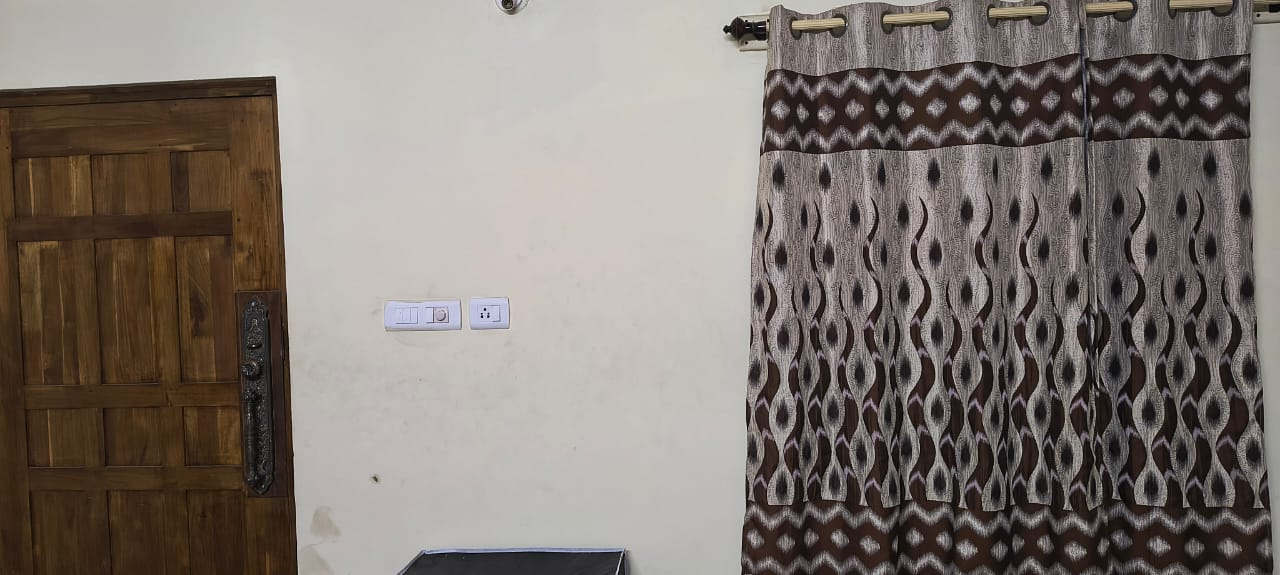
#> input picture stitched_output/image1.jpg, 1280 x 575 px, given in place of 4.jpg, which was not available
$ python panaroma.py
#> lines starting #> are read from the running program, lines starting #| are printed output that depends on the picture; pictures that were not available may be replaced by others from this repository, and a replacement may not be noted
# -*- coding: utf-8 -*-
"""
Created on Sun Feb 16 23:21:37 2025

@author: thous
"""


import cv2
import numpy as np
import os

# Load images
image1 = cv2.imread("D:/iiitb/sem2/vr/vr assignment 1/4.jpg")
#> image1 is the input picture: shape (575, 1280, 3); mean B, G, R 112.5, 118.5, 126.9
image2 = cv2.imread("D:/iiitb/sem2/vr/vr assignment 1/5.jpg")
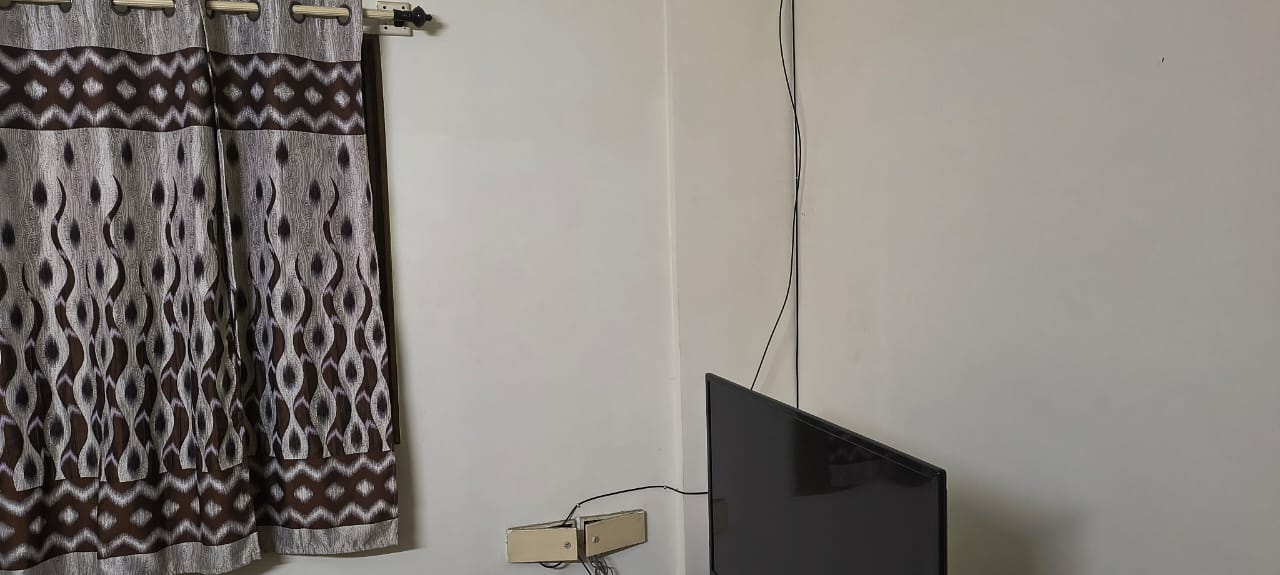
#> input picture stitched_output/image2.jpg, 1280 x 575 px, given in place of 5.jpg, which was not available
#> image2 is the input picture: shape (575, 1280, 3); mean B, G, R 125.2, 130.2, 135.1

# Convert images to grayscale
gray1 = cv2.cvtColor(image1, cv2.COLOR_BGR2GRAY)
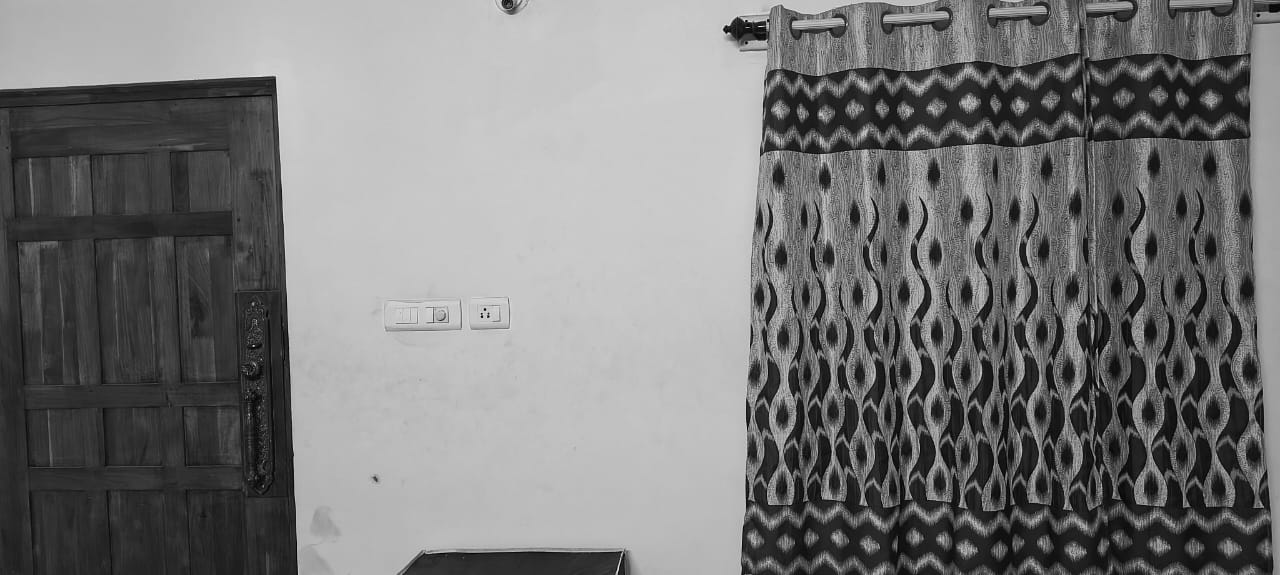
#> gray1: shape (575, 1280); min 0, max 235, mean 120.4
gray2 = cv2.cvtColor(image2, cv2.COLOR_BGR2GRAY)

#  Feature Detection & Description using SIFT
sift = cv2.SIFT_create()

keypoints1, descriptors1 = sift.detectAndCompute(gray1, None)
#> keypoints1 = 2902 keypoints; strongest (x, y, size): (742, 31, 19.2), (768, 20, 1.8), (726, 29, 4.4), (969, 103, 10.5)
keypoints2, descriptors2 = sift.detectAndCompute(gray2, None)
#> keypoints2 = 2116 keypoints; strongest (x, y, size): (303, 494, 8.5), (239, 362, 2.1), (69, 516, 8.6), (93, 87, 10.2)

# Draw keypoints on images
keypoints_image1 = cv2.drawKeypoints(image1, keypoints1, None, flags=cv2.DRAW_MATCHES_FLAGS_DRAW_RICH_KEYPOINTS)
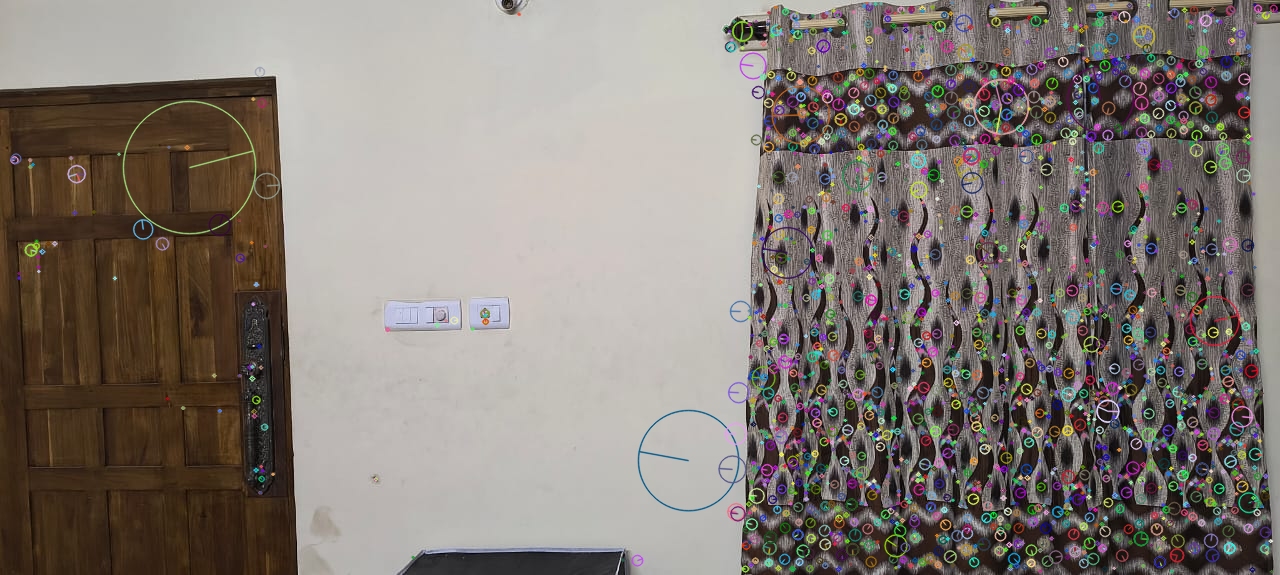
#> keypoints_image1: shape (575, 1280, 3); mean B, G, R 116, 122, 129.9
keypoints_image2 = cv2.drawKeypoints(image2, keypoints2, None, flags=cv2.DRAW_MATCHES_FLAGS_DRAW_RICH_KEYPOINTS)
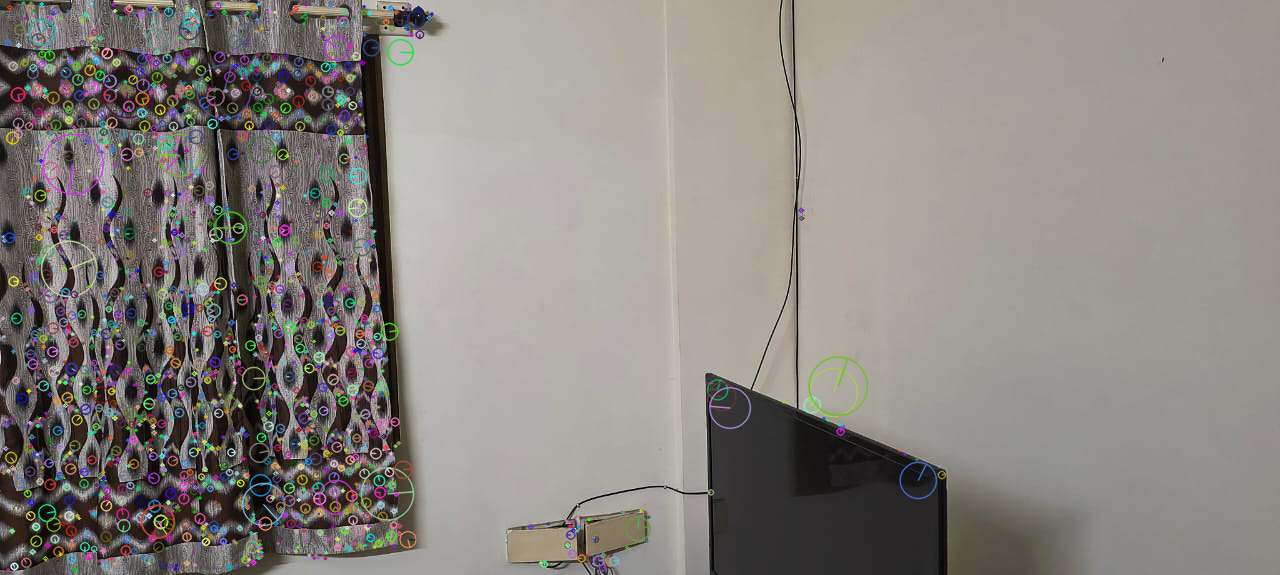
#> keypoints_image2: shape (575, 1280, 3); mean B, G, R 127.7, 132.8, 137.3

#  Feature Matching using FLANN Matcher
FLANN_INDEX_KDTREE = 1
index_params = dict(algorithm=FLANN_INDEX_KDTREE, trees=5)
search_params = dict(checks=50)

flann = cv2.FlannBasedMatcher(index_params, search_params)
matches = flann.knnMatch(descriptors1, descriptors2, k=2)
#> matches = 2902 matches

# Apply Lowe’s Ratio Test to filter good matches
good_matches = []
for m, n in matches:
    if m.distance < 0.75 * n.distance:
        good_matches.append(m)
#> after the loop, good_matches = 299 matches

# Draw matched keypoints (Optional: visualize matching)
matched_img = cv2.drawMatches(image1, keypoints1, image2, keypoints2, good_matches, None, flags=cv2.DrawMatchesFlags_NOT_DRAW_SINGLE_POINTS)
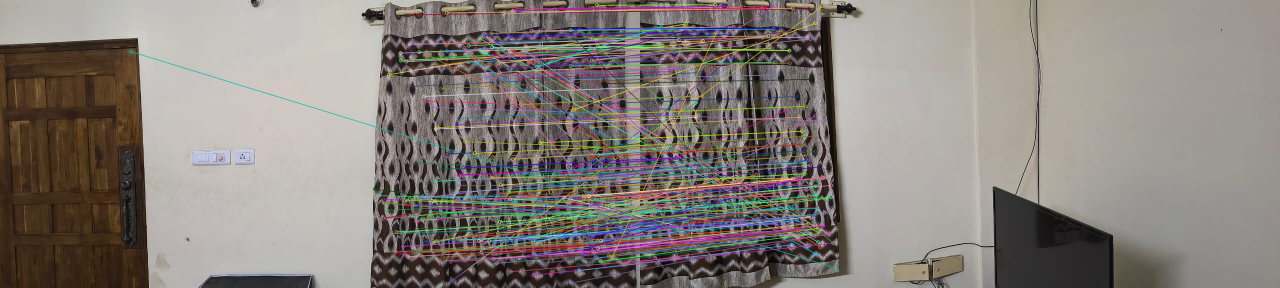
#> matched_img: shape (575, 2560, 3) (shown at 1/2 size); mean B, G, R 123.7, 129, 135.9
cv2.imshow("Matched Features", matched_img)
cv2.imwrite("D:/iiitb/sem2/vr/vr assignment 1/stitched_output/Matched Features.png", matched_img)

# Create output directory
output_dir = "stitched_output"
os.makedirs(output_dir, exist_ok=True)

# Save keypoints images
cv2.imwrite(os.path.join(output_dir, "keypoints_image1.jpg"), keypoints_image1)
cv2.imwrite(os.path.join(output_dir, "keypoints_image2.jpg"), keypoints_image2)

#  Extract Keypoints
if len(good_matches) > 10:
    src_pts = np.float32([keypoints1[m.queryIdx].pt for m in good_matches]).reshape(-1, 1, 2)
#> src_pts = 299 rows, first 8: [261.5, 102.8], [748.9, 377.6], [758.3, 391], [766.4, 437], [766.6, 405.1], [766.6, 398.4], [769.2, 435.7], [769.2, 435.7]
    dst_pts = np.float32([keypoints2[m.trainIdx].pt for m in good_matches]).reshape(-1, 1, 2)
#> dst_pts = 299 rows, first 8: [391, 536], [128.4, 465.4], [137.4, 406.8], [365.1, 355.9], [114.5, 461.5], [40.08, 418], [367.5, 354.6], [72.13, 333.8]

    #  Compute Homography
    H, mask = cv2.findHomography(dst_pts, src_pts, cv2.RANSAC, 5.0)
#> H = [[0.526, -0.068, 879], [-0.0935, 0.972, 23.61], [-0.000395, -2.17e-05, 1]]; mask = 299 values, max 1 at index 80, min 0 at index 0, mean 0.197

    #  Warp Image2 to Image1's perspective
    height1, width1 = image1.shape[:2]
#> height1 = 575; width1 = 1280
    height2, width2 = image2.shape[:2]
#> height2 = 575; width2 = 1280
    panorama_width = width1 + width2
#> panorama_width = 2560

    warped_image2 = cv2.warpPerspective(image2, H, (panorama_width, height1))
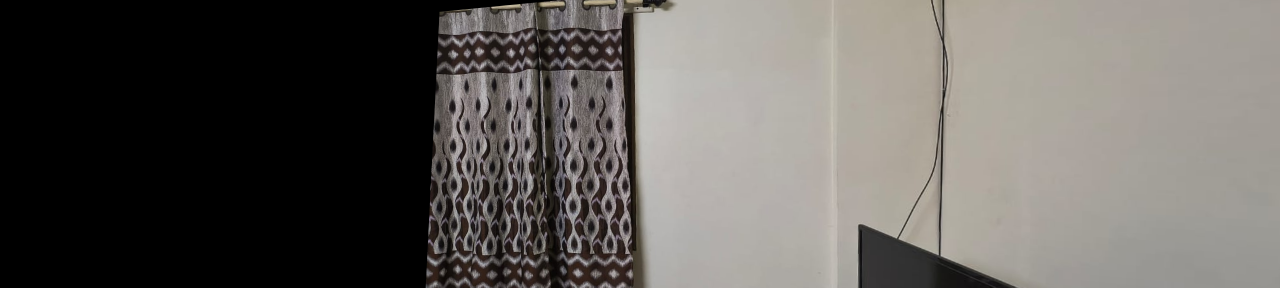
#> warped_image2: shape (575, 2560, 3) (shown at 1/2 size); mean B, G, R 90.8, 94.7, 98

    #  Stitch Images Together
    stitched_image = warped_image2.copy()
    stitched_image[0:height1, 0:width1] = image1
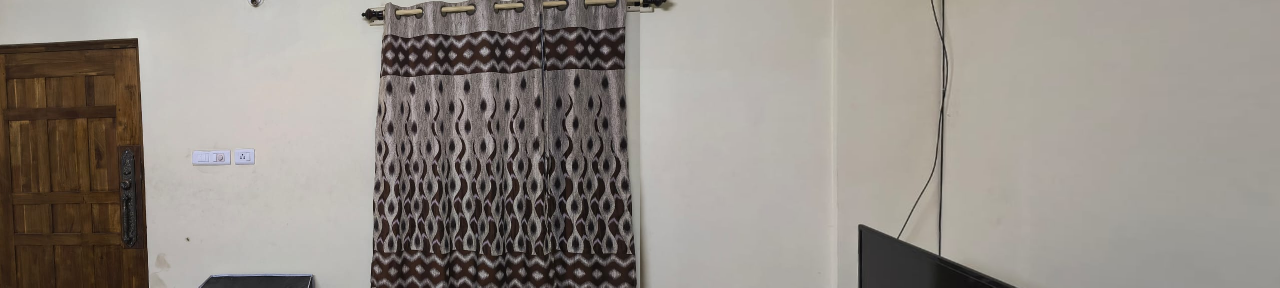
#> stitched_image: shape (575, 2560, 3) (shown at 1/2 size); mean B, G, R 134.6, 141.2, 147.6

    # Save stitched image
    stitched_image_path = os.path.join(output_dir, "stitched_image.jpg")
    cv2.imwrite(stitched_image_path, stitched_image)

    #  Save & Display Output
    cv2.imshow("Stitched Image", stitched_image)
    print(f"Stitched image saved at: {stitched_image_path}")
    print(f"Keypoints images saved at: {output_dir}")

else:
    print("Not enough matches found!")

cv2.waitKey(0)
cv2.destroyAllWindows()
